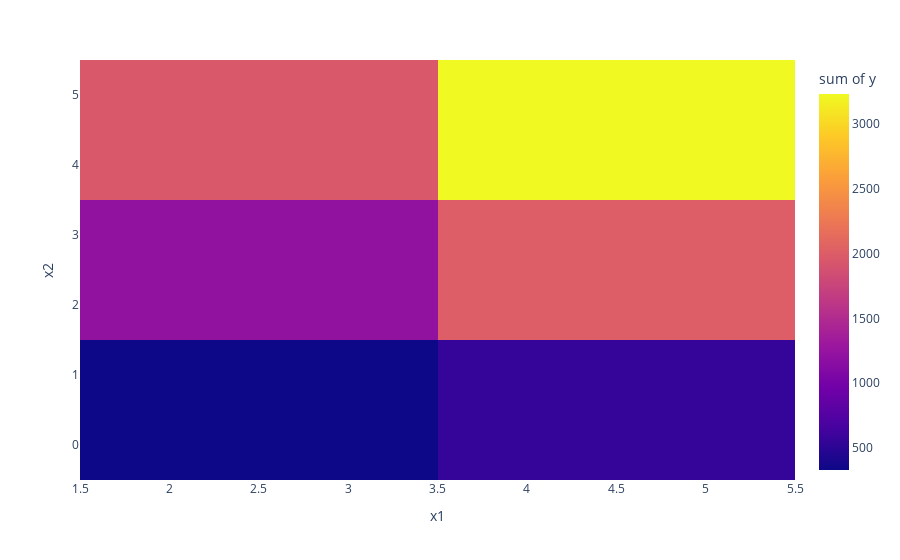

The notebook cell this image was saved under:
### Code cell
px.density_heatmap(data_frame = data, x = 'x1', y = 'x2', z = 'y')

### Figure 1 — Plotly figure (JSON) as saved in the notebook; plotly's stock layout.template omitted (floating-point values rounded to 4 significant figures)
{"data": [{"coloraxis": "coloraxis", "histfunc": "sum", "hovertemplate": "x1=%{x}<br>x2=%{y}<br>sum of y=%{z}<extra></extra>", "name": "", "type": "histogram2d", "x": [2, 2, 2, 2, 2, 3, 3, 3, 3, 3, 4, 4, 4, 4, 4, 5, 5, 5, 5, 5], "xaxis": "x", "xbingroup": "x", "y": [1, 2, 3, 4, 5, 1, 2, 3, 4, 5, 1, 2, 3, 4, 5, 1, 2, 3, 4, 5], "yaxis": "y", "ybingroup": "y", "z": [140.9, 216.2, 291.0, 371.1, 440.5, 191.1, 304.5, 409.9, 512.8, 624.8, 253.2, 384.8, 522.7, 653.5, 799.2, 305.4, 463.3, 639.9, 807.3, 968.3]}], "layout": {"autosize": true, "coloraxis": {"colorbar": {"title": {"text": "sum of y"}}, "colorscale": [[0, "#0d0887"], [0.1111, "#46039f"], [0.2222, "#7201a8"], [0.3333, "#9c179e"], [0.4444, "#bd3786"], [0.5556, "#d8576b"], [0.6667, "#ed7953"], [0.7778, "#fb9f3a"], [0.8889, "#fdca26"], [1, "#f0f921"]]}, "legend": {"tracegroupgap": 0}, "margin": {"t": 60}, "xaxis": {"anchor": "y", "autorange": true, "domain": [0, 1], "range": [1.5, 5.5], "title": {"text": "x1"}, "type": "linear"}, "yaxis": {"anchor": "x", "autorange": true, "domain": [0, 1], "range": [-0.5, 5.5], "title": {"text": "x2"}, "type": "linear"}}}
